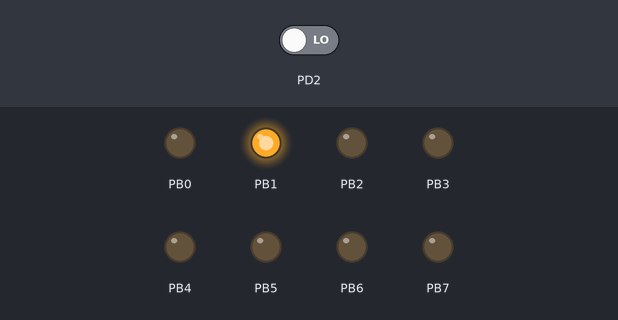
The program below on a simulated ATmega328P, built with avr-gcc and emulated at 16 MHz. Parts: output pins drawn as LEDs (lit = HIGH). The test bench sets the inputs (shaded band); at power-on: PD2 LOW.

Above: at 1.2 s.
1.3 s: PD2 driven HIGH
At 2.3 s:
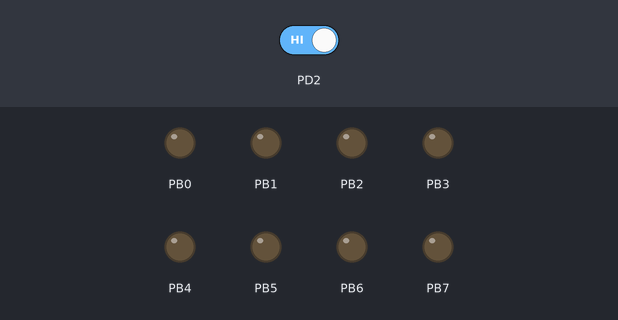
4.3 s: PD2 driven LOW
At 6.7 s:
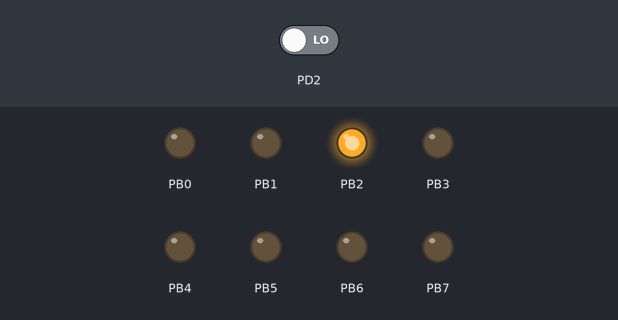
Timing chart, 0 to 13.3 s (numbered marks = the images above; inputs shaded):
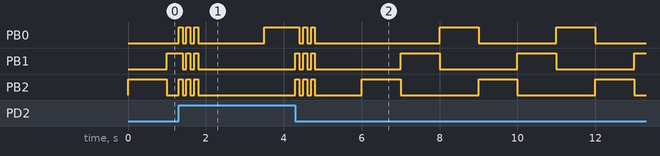

The program:

main.c
```c
#include <avr/io.h>
#define F_CPU 16000000UL    //Define CPU clock as 16Mhz
#include <util/delay.h>
#include <avr/interrupt.h>

int main(void)
{
	DDRB = 0xFF; // PORT B for LED's
	DDRD = 0x00; // PORT D for interrupt

	// Setting EICRA values for ISC01 and ISC00 as interrupt INT0(D2) is used
	EICRA = (0<<ISC01) | (1<<ISC00);

	// setting EIMSK's position 1 element on
	EIMSK = 0b00000001;
	sei(); // sei always after EIMSK to enable interrupt


	// Turning LED on one after another after delay
	while(1)
	{
		PORTB = 0b00000100;
		_delay_ms(1000);
		PORTB = 0b00000010;
		_delay_ms(1000);
		PORTB = 0b00000001;
		_delay_ms(1000);
	}
}

// When interrupt sensed LED's blink simultaneously 3 times and then go back to normal function
ISR(INT0_vect)
{
	PORTB = 0b00000111;
	_delay_ms(100);
	PORTB = 0b00000000;
	_delay_ms(100);
	PORTB = 0b00000111;
	_delay_ms(100);
	PORTB = 0b00000000;
	_delay_ms(100);
	PORTB = 0b00000111;
	_delay_ms(100);
	PORTB = 0b00000000;
	_delay_ms(1000);
	cli();  // Disable interrupt
}
```
